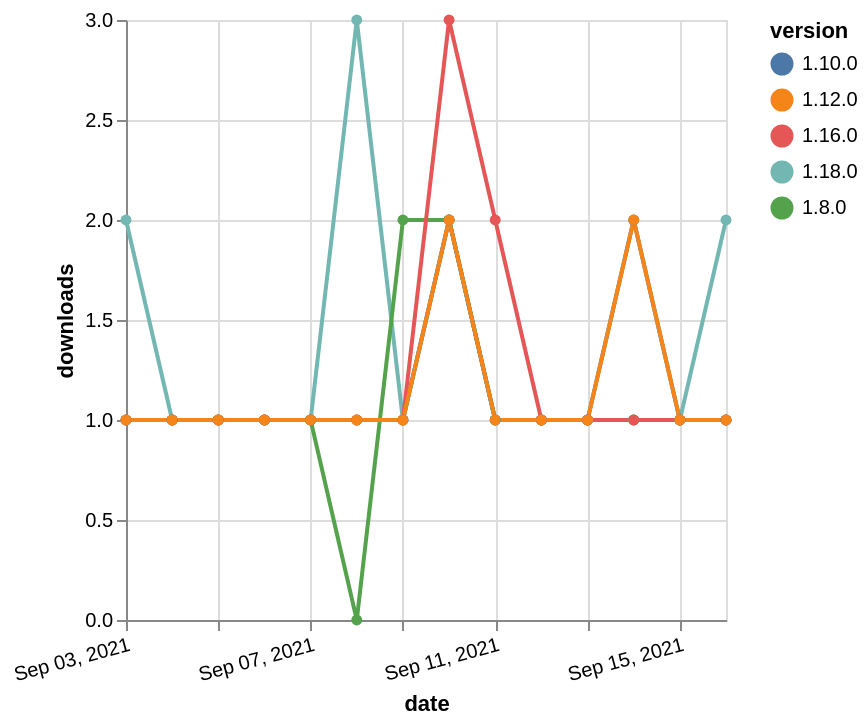

Write a Vega-Lite specification for this figure.
### Vega-Lite specification from a JSON file in a GitHub repository (floating-point values rounded to 4 significant figures)
{"$schema": "https://vega.github.io/schema/vega-lite/v5.json", "description": "A simple bar chart with embedded data.", "data": {"values": [{"date": "2021-09-03", "total": 127, "delta": 2, "version": "1.18.0"}, {"date": "2021-09-04", "total": 128, "delta": 1, "version": "1.18.0"}, {"date": "2021-09-05", "total": 129, "delta": 1, "version": "1.18.0"}, {"date": "2021-09-06", "total": 130, "delta": 1, "version": "1.18.0"}, {"date": "2021-09-07", "total": 131, "delta": 1, "version": "1.18.0"}, {"date": "2021-09-08", "total": 134, "delta": 3, "version": "1.18.0"}, {"date": "2021-09-09", "total": 135, "delta": 1, "version": "1.18.0"}, {"date": "2021-09-10", "total": 137, "delta": 2, "version": "1.18.0"}, {"date": "2021-09-11", "total": 138, "delta": 1, "version": "1.18.0"}, {"date": "2021-09-12", "total": 139, "delta": 1, "version": "1.18.0"}, {"date": "2021-09-13", "total": 140, "delta": 1, "version": "1.18.0"}, {"date": "2021-09-14", "total": 141, "delta": 1, "version": "1.18.0"}, {"date": "2021-09-15", "total": 142, "delta": 1, "version": "1.18.0"}, {"date": "2021-09-16", "total": 144, "delta": 2, "version": "1.18.0"}, {"date": "2021-09-03", "total": 280, "delta": 1, "version": "1.8.0"}, {"date": "2021-09-04", "total": 281, "delta": 1, "version": "1.8.0"}, {"date": "2021-09-05", "total": 282, "delta": 1, "version": "1.8.0"}, {"date": "2021-09-06", "total": 283, "delta": 1, "version": "1.8.0"}, {"date": "2021-09-07", "total": 284, "delta": 1, "version": "1.8.0"}, {"date": "2021-09-08", "total": 284, "delta": 0, "version": "1.8.0"}, {"date": "2021-09-09", "total": 286, "delta": 2, "version": "1.8.0"}, {"date": "2021-09-10", "total": 288, "delta": 2, "version": "1.8.0"}, {"date": "2021-09-11", "total": 289, "delta": 1, "version": "1.8.0"}, {"date": "2021-09-12", "total": 290, "delta": 1, "version": "1.8.0"}, {"date": "2021-09-13", "total": 291, "delta": 1, "version": "1.8.0"}, {"date": "2021-09-14", "total": 292, "delta": 1, "version": "1.8.0"}, {"date": "2021-09-15", "total": 293, "delta": 1, "version": "1.8.0"}, {"date": "2021-09-16", "total": 294, "delta": 1, "version": "1.8.0"}, {"date": "2021-09-03", "total": 227, "delta": 1, "version": "1.10.0"}, {"date": "2021-09-04", "total": 228, "delta": 1, "version": "1.10.0"}, {"date": "2021-09-05", "total": 229, "delta": 1, "version": "1.10.0"}, {"date": "2021-09-06", "total": 230, "delta": 1, "version": "1.10.0"}, {"date": "2021-09-07", "total": 231, "delta": 1, "version": "1.10.0"}, {"date": "2021-09-08", "total": 232, "delta": 1, "version": "1.10.0"}, {"date": "2021-09-09", "total": 233, "delta": 1, "version": "1.10.0"}, {"date": "2021-09-10", "total": 235, "delta": 2, "version": "1.10.0"}, {"date": "2021-09-11", "total": 236, "delta": 1, "version": "1.10.0"}, {"date": "2021-09-12", "total": 237, "delta": 1, "version": "1.10.0"}, {"date": "2021-09-13", "total": 238, "delta": 1, "version": "1.10.0"}, {"date": "2021-09-14", "total": 240, "delta": 2, "version": "1.10.0"}, {"date": "2021-09-15", "total": 241, "delta": 1, "version": "1.10.0"}, {"date": "2021-09-16", "total": 242, "delta": 1, "version": "1.10.0"}, {"date": "2021-09-03", "total": 214, "delta": 1, "version": "1.16.0"}, {"date": "2021-09-04", "total": 215, "delta": 1, "version": "1.16.0"}, {"date": "2021-09-05", "total": 216, "delta": 1, "version": "1.16.0"}, {"date": "2021-09-06", "total": 217, "delta": 1, "version": "1.16.0"}, {"date": "2021-09-07", "total": 218, "delta": 1, "version": "1.16.0"}, {"date": "2021-09-08", "total": 219, "delta": 1, "version": "1.16.0"}, {"date": "2021-09-09", "total": 220, "delta": 1, "version": "1.16.0"}, {"date": "2021-09-10", "total": 223, "delta": 3, "version": "1.16.0"}, {"date": "2021-09-11", "total": 225, "delta": 2, "version": "1.16.0"}, {"date": "2021-09-12", "total": 226, "delta": 1, "version": "1.16.0"}, {"date": "2021-09-13", "total": 227, "delta": 1, "version": "1.16.0"}, {"date": "2021-09-14", "total": 228, "delta": 1, "version": "1.16.0"}, {"date": "2021-09-15", "total": 229, "delta": 1, "version": "1.16.0"}, {"date": "2021-09-16", "total": 230, "delta": 1, "version": "1.16.0"}, {"date": "2021-09-03", "total": 209, "delta": 1, "version": "1.12.0"}, {"date": "2021-09-04", "total": 210, "delta": 1, "version": "1.12.0"}, {"date": "2021-09-05", "total": 211, "delta": 1, "version": "1.12.0"}, {"date": "2021-09-06", "total": 212, "delta": 1, "version": "1.12.0"}, {"date": "2021-09-07", "total": 213, "delta": 1, "version": "1.12.0"}, {"date": "2021-09-08", "total": 214, "delta": 1, "version": "1.12.0"}, {"date": "2021-09-09", "total": 215, "delta": 1, "version": "1.12.0"}, {"date": "2021-09-10", "total": 217, "delta": 2, "version": "1.12.0"}, {"date": "2021-09-11", "total": 218, "delta": 1, "version": "1.12.0"}, {"date": "2021-09-12", "total": 219, "delta": 1, "version": "1.12.0"}, {"date": "2021-09-13", "total": 220, "delta": 1, "version": "1.12.0"}, {"date": "2021-09-14", "total": 222, "delta": 2, "version": "1.12.0"}, {"date": "2021-09-15", "total": 223, "delta": 1, "version": "1.12.0"}, {"date": "2021-09-16", "total": 224, "delta": 1, "version": "1.12.0"}]}, "width": "container", "mark": {"type": "line", "point": {"filled": true}}, "encoding": {"x": {"field": "date", "type": "temporal", "timeUnit": "yearmonthdate", "title": "date", "axis": {"labelAngle": -15}}, "y": {"field": "delta", "type": "quantitative", "title": "downloads"}, "color": {"field": "version", "type": "nominal"}, "tooltip": {"field": "delta"}}}
